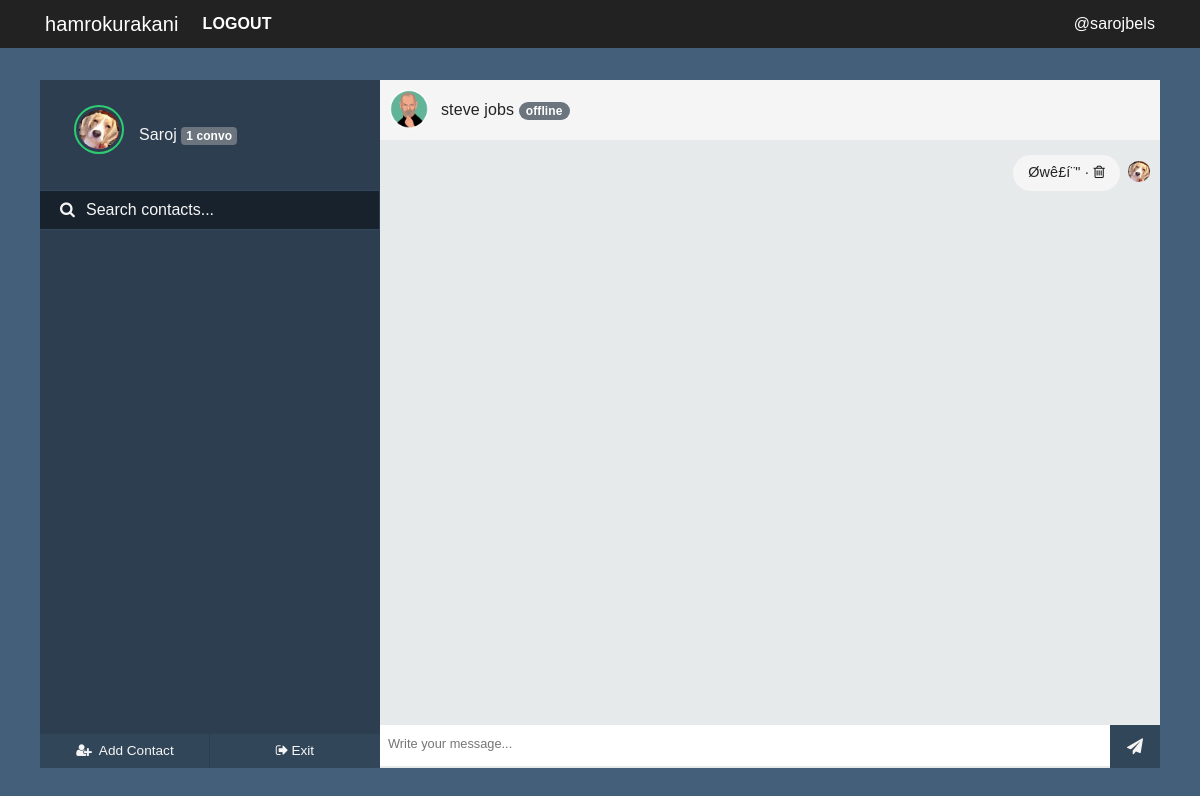
Page /chatwith/steve (signed in) on the earlier database version.
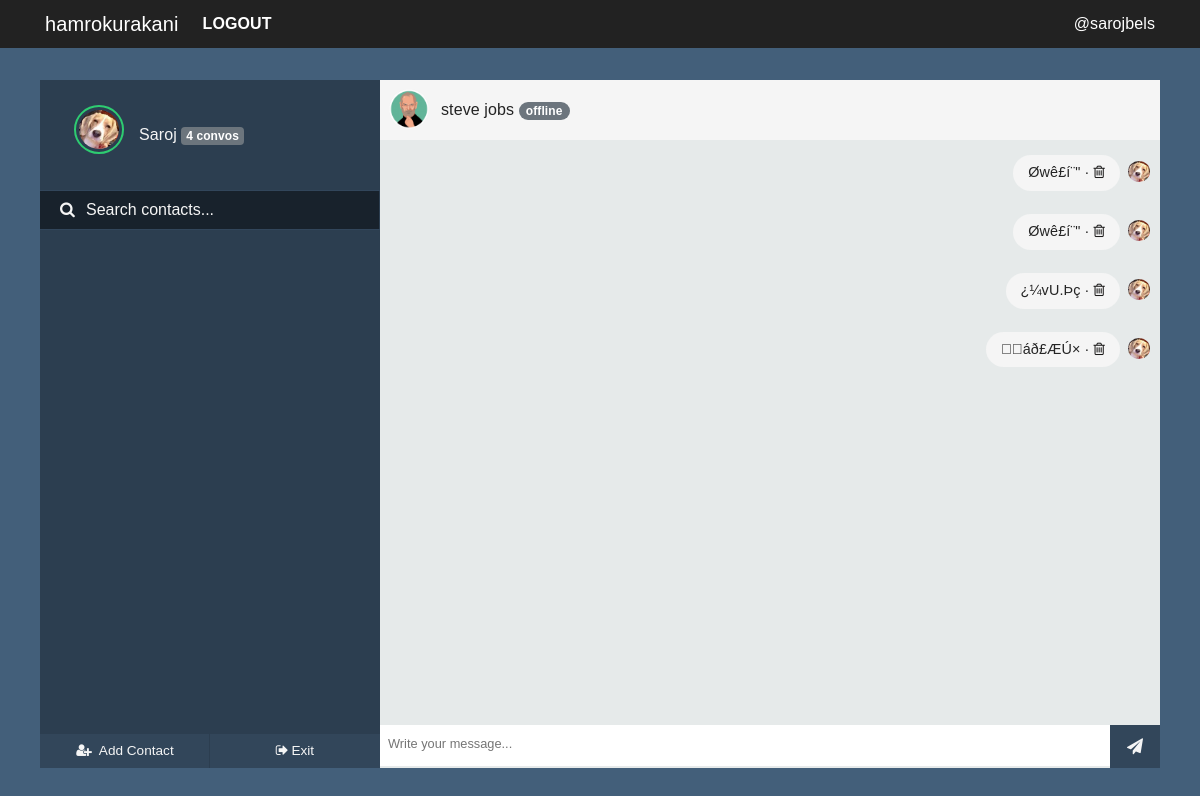
Same page on the later database version.
### hamrokurakani/models.py (models this page shows, shortened)
class User(UserMixin, db.Model):
    id = db.Column(db.Integer, primary_key=True)
    fullname = db.Column(db.String(20), unique=True, nullable=False)
    username = db.Column(db.String(15), unique=True, nullable=False)
    email = db.Column(db.String(120), unique=True, nullable=False)
    password = db.Column(db.String(60), nullable=False)
    image_file = db.Column(db.String(20), nullable=False, default='default.jpg')
    joined = db.Column(db.DateTime, nullable=False, default=datetime.now)
    messages_sent = db.relationship('Message', foreign_keys='Message.sender_id', backref='author', lazy='dynamic')
    messages_received = db.relationship('Message', foreign_keys='Message.recipient_id', backref='recipient', lazy='dynamic')
    last_seen = db.Column(db.DateTime, default=datetime.now)
    last_message_read_time = db.Column(db.DateTime, default=datetime.now)

class Message(db.Model):
    id = db.Column(db.Integer, primary_key=True)
    message = db.Column(db.String(140), index=True)
    sender_id = db.Column(db.Integer, db.ForeignKey('user.id'))
    recipient_id = db.Column(db.Integer, db.ForeignKey('user.id'))
    timestamp = db.Column(db.DateTime, index=True, default=datetime.now)
    is_seen = db.Column(db.Boolean, default=False)

### hamrokurakani/chat/routes.py (the view)
@chyat.route('/chatwith/<string:user>')
@login_required
def chatwith(user):
    getuser = User.query.filter_by(username=user).first_or_404()
    messages = []
    session['receiver_id'] = getuser.id
    session['room'] = int(getuser.id) * int(current_user.id)
    my_messages = Message.query.filter_by(recipient_id=current_user.id)
    messengers = [message.author.id for message in my_messages]
    senders = [User.query.get(sender) for sender in set(messengers)]
    msgs_received = list(Message.query.filter_by(
        recipient_id=current_user.id, sender_id=getuser.id).all())
    msgs_sent = list(Message.query.filter_by(
        recipient_id=getuser.id, sender_id=current_user.id).all())
    messages = msgs_received + msgs_sent
    messages.sort(key=lambda order_by: order_by.timestamp)
    current_user.last_message_read_time = datetime.now()
    for message in msgs_received:
        message.is_seen = True
    db.session.commit()
    return render_template('chat/chatter.html', getuser=getuser, senders=senders, messages=messages)

### hamrokurakani/admin/routes.py (called while the page is built)
@login_manager.user_loader
def load_user(user_id):
    return User.query.get(user_id)

### hamrokurakani/core/filters.py (called while the page is built, shortened)
@core.app_template_filter('isactive')
def is_active(lastmessagereadtime):
    currenttime = datetime.now()
    lastread = lastmessagereadtime
    diff = abs(currenttime-lastread)
    second_diff = diff.seconds
    day_diff = diff.days
    if day_diff <= 0 and second_diff < 60:
        message = "active now"
        return message
    else:
        message = "offline"
        return message

@core.app_template_filter('countmessages')
def messages_count(sender):
    messagesreceived = Message.query.filter_by(
        recipient_id=current_user.id, sender_id=sender.id)
    messagessent = Message.query.filter_by(
        sender_id=current_user.id, recipient_id=sender.id)
    messagescount = messagesreceived.count() + messagessent.count()
    if messagescount == 1:
        return (f'{messagescount} convo')
    else:
        return (f'{messagescount} convos')

### hamrokurakani/templates/chat/chatter.html (shortened to what this page needs)
{% extends "chat/nav.html" %}
{% block content %}
<div id="frame">
    <div id="sidepanel">
        <div id="profile">
            <div class="wrap">
                <img id="profile-img" src="{{ url_for('static', filename='profilepics/' + current_user.image_file) }}"
                    class="online" />
                <p>{{ current_user.fullname }} <span><small class="badge badge-secondary">
                            <b> {{ getuser | countmessages }} </b></small></span> </p>
            </div>
        </div>
        <div id="search">
            <label for=""><i class="fa fa-search" aria-hidden="true"></i></label>
            <input type="text" placeholder="Search contacts..." />
        </div>
        <div id="contacts">
        </div>
        <div id="bottom-bar">
            <button id="addcontact">
                <ul>
                    <li>
                        <a href="#PeopleToMessage" data-toggle="modal" data-target="#PeopleToMessage" class="noblue">
                            <i class="fa fa-user-plus fa-fw" aria-hidden="true"></i> <span>Add Contact</span></a></li>
                </ul>
            </button>
            <button id="settings">
                <ul>
                    <li class="disconnect"><a href="{{ url_for('chat.home') }}" class="noblue">
                            <i class="fa fa-sign-out" aria-hidden="true"></i><span>Exit</span></a></li>
                </ul>
            </button>
        </div>
    </div>
    <div class="content">
        <div class="contact-profile">
            <img src="{{ url_for('static', filename='profilepics/' + getuser.image_file) }}" />
            <p>{{getuser.fullname}}
                {% if getuser.last_message_read_time | isactive == 'offline' %}
                <small class="badge badge-pill badge-secondary"><b> {{ getuser.last_message_read_time | isactive }}
                    </b></small></p>
            {% else %}
            <small class="badge badge-pill badge-success"><b> {{ getuser.last_message_read_time | isactive }}
                </b></small></p>
            {% endif %}
        </div>
        <div class="messages">
            <ul>
                {% for msg in messages %}
                {% set deletemessage = url_for('chat.deletemessage', id=msg.id, user=getuser.username) %}
                {% if msg.author == current_user %}
                <li class="replies">
                    {% else %}
                <li class="sent">
                    {% endif %}
                    <img src="{{ url_for('static', filename='profilepics/' + msg.author.image_file) }}" />
                    {% if msg.author == current_user %}
                    <p title="{{msg.timestamp | humanify }} ago">
                        {{ msg.message }} · <a class="fixblue" href="{{ deletemessage }}">
                            <i class="fa fa-trash-o"></i></a></p>
                    {% else %}
                    <p title="{{msg.timestamp | humanify }} ago">{{ msg.message }}</p>
                    {% endif %}
                </li>
                {% endfor %}
            </ul>
        </div>
        <div class="message-input">
            <div class="wrap">
                <input type="text" id="message" placeholder="Write your message..." />
                <button id="sendmessage"><i class="fa fa-paper-plane" aria-hidden="true"></i></button>
            </div>
        </div>
    </div>
</div>
{% endblock content %}

### hamrokurakani/templates/chat/nav.html (shortened to what this page needs)
<!DOCTYPE html>
<html>
  <head>
    <link rel="stylesheet" type="text/css" href="{{ url_for('static', filename='css/' + 'bootstrap.min.css') }}">
    <link rel="stylesheet" type="text/css" href="{{ url_for('static', filename='css/' + 'better-nav.min.css') }}">
    <link rel="stylesheet" type="text/css" href="{{ url_for('static', filename='css/' + 'font-awesome.min.css') }}">
    <link rel="stylesheet" type="text/css" href="{{ url_for('static', filename='css/' + 'sourcesanspro.css') }}">
    <link rel="stylesheet" type="text/css" href="{{ url_for('static', filename= 'css/' + 'chat.css') }}">
    <link rel="stylesheet" type="text/css" href="{{ url_for('static', filename= 'css/' + 'main.css') }}">
    <link rel="stylesheet" type="text/css" href="{{ url_for('static', filename='css/' + 'reset.min.css') }}">
  </head>
  <header class="site-header">
    <nav class="navbar navbar-expand-md navbar-dark bg-steel fixed-top">
      <div class="container">
        <a class="navbar-brand" href="{{ url_for('chat.chats') }}">hamrokurakani</a>
        <div class="collapse navbar-collapse" id="navbarToggle">
          {% if current_user.is_authenticated %}
          <div class="navbar-nav mr-auto">
            <a class="nav-item nav-link text-white font-weight-bold text-uppercase"
              href="{{ url_for('users.logout') }}">Logout</a>
          </div>
          <div class="navbar-nav ml-auto">
            <span class="text-white">
              @{{ current_user.username }}
            </span>
          </div>
          {% else %}
          <a class="nav-item nav-link text-white font-weight-bold text-uppercase"
            href="{{ url_for('users.login') }}">Login</a>
          <a class="nav-item nav-link text-white font-weight-bold text-uppercase"
            href="{{ url_for('users.register') }}">Register</a>
          {% endif %}
        </div>
      </div>
    </nav>
  </header>
  <body>
    {% block content %}
    {% endblock %}
  </body>
</html>

### hamrokurakani/static/css/main.css (style rules this page uses)
body { background: #e6ecf0; color: #242424; margin-top: 5rem; scroll-behavior: smooth; display: flex; justify-content: center; font-family:"Source Sans Pro", "proxima-nova","Roboto Condensed", sans-serif; font-size: 1em; min-height: 100vh; text-rendering: optimizeLegibility; -webkit-font-smoothing: antialiased; text-shadow: 1px 1px 1px rgba(0, 0, 0, 0.004); }
.bg-steel { background-color: #222222; }
.site-header .navbar-nav .nav-link { color: #cbd5db; }
html,body { height: 100%; }
.container { height: 100%; align-content: center; }

Differences in the rows shown:
added Message: image_file (placeholder picture), message "Øwê£í¨\""
added Message: image_file (placeholder picture), message "¿¼vU.Þç"
added Message: image_file (placeholder picture), message "\u0019áð£ÆÚ×"
Other differences:
{{ getuser | countmessages }}: "1 convo" → "4 convos"
